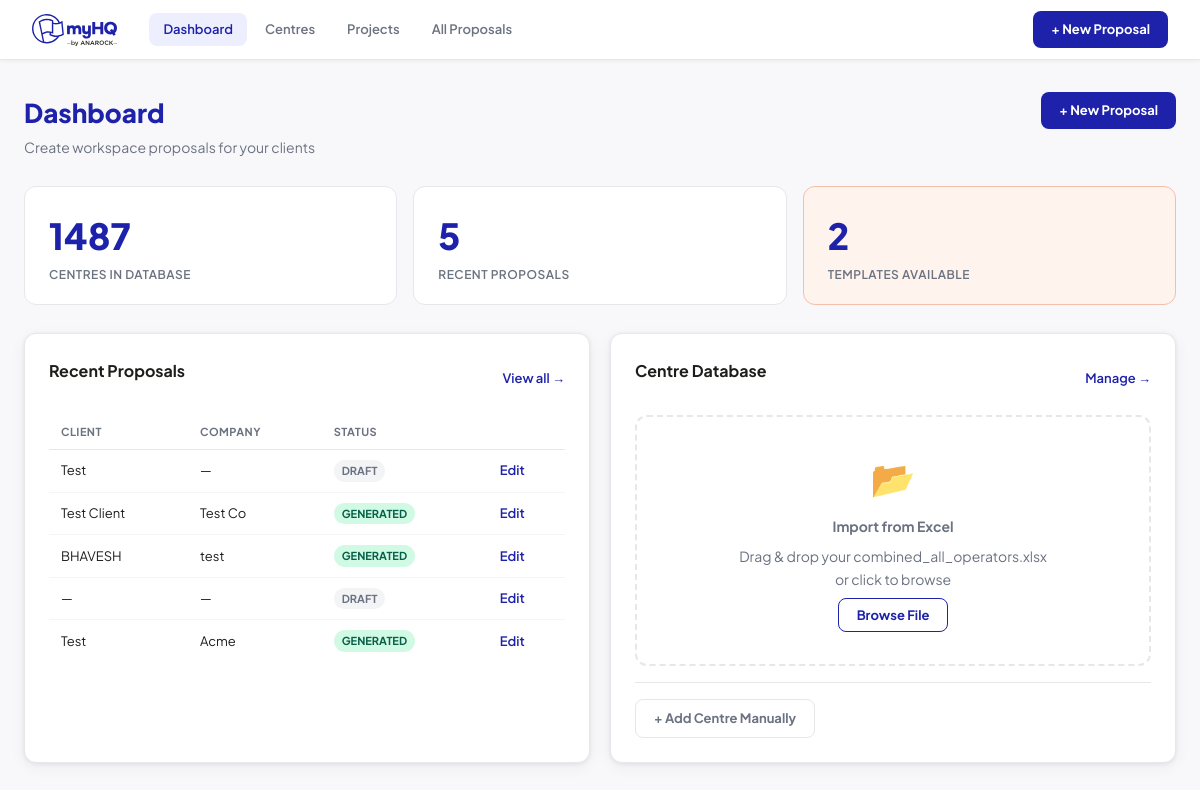
The page / on the database its author committed.
### tables this page shows
CREATE TABLE proposals (
            id INTEGER PRIMARY KEY AUTOINCREMENT,
            title TEXT,
            template TEXT DEFAULT 'london',
            client_name TEXT,
            client_company TEXT,
            client_email TEXT,
            client_location TEXT,
            team_size TEXT,
            space_type TEXT,
            area_required TEXT,
            budget TEXT,
            duration TEXT,
            selected_centres TEXT DEFAULT '[]',
            manual_centres TEXT DEFAULT '[]',
            status TEXT DEFAULT 'draft',
            pptx_filename TEXT,
            created_at DATETIME DEFAULT CURRENT_TIMESTAMP
        , pdf_filename TEXT);

### app.py (the view)
@app.route('/')
def index():
    with get_db() as conn:
        centres = conn.execute('SELECT id,name,city,space_type,brand,price_from,price_unit FROM centres ORDER BY name').fetchall()
        proposals = conn.execute('SELECT id,title,client_name,client_company,status,created_at FROM proposals ORDER BY created_at DESC LIMIT 5').fetchall()
        centre_count = conn.execute('SELECT COUNT(*) FROM centres').fetchone()[0]
    return render_template('index.html', centres=centres, proposals=proposals, centre_count=centre_count)

### app.py (called while the page is built)
def get_db():
    conn = sqlite3.connect(DB_PATH)
    conn.row_factory = sqlite3.Row
    return conn

### templates/index.html (shortened to what this page needs)
{% extends 'base.html' %}
{% block content %}
<div class="page-header">
  <div>
    <h1>Dashboard</h1>
    <p class="subtitle">Create workspace proposals for your clients</p>
  </div>
  <a href="/proposals/new" class="btn btn-primary">+ New Proposal</a>
</div>
<div class="stats-row">
  <div class="stat-card">
    <div class="stat-num">{{ centre_count }}</div>
    <div class="stat-label">Centres in Database</div>
  </div>
  <div class="stat-card">
    <div class="stat-num">{{ proposals|length }}</div>
    <div class="stat-label">Recent Proposals</div>
  </div>
  <div class="stat-card blush">
    <div class="stat-num">2</div>
    <div class="stat-label">Templates Available</div>
  </div>
</div>
<div class="grid-2col">
  <div class="card">
    <div class="card-header">
      <h2>Recent Proposals</h2>
      <a href="/proposals" class="link-sm">View all →</a>
    </div>
    {% if proposals %}
    <table class="table">
      <thead><tr><th>Client</th><th>Company</th><th>Status</th><th></th></tr></thead>
      <tbody>
      {% for p in proposals %}
      <tr>
        <td>{{ p.client_name or '—' }}</td>
        <td>{{ p.client_company or '—' }}</td>
        <td><span class="badge badge-{{ p.status }}">{{ p.status }}</span></td>
        <td><a href="/proposals/{{ p.id }}" class="link-sm">Edit</a></td>
      </tr>
      {% endfor %}
      </tbody>
    </table>
    {% else %}
    <div class="empty-state">
      <p>No proposals yet.</p>
      <a href="/proposals/new" class="btn btn-primary">Create your first</a>
    </div>
    {% endif %}
  </div>
  <div class="card">
    <div class="card-header">
      <h2>Centre Database</h2>
      <a href="/centres" class="link-sm">Manage →</a>
    </div>
    <div class="import-zone" id="importZone">
      <div class="import-icon">📂</div>
      <p><strong>Import from Excel</strong></p>
      <p class="text-muted">Drag & drop your combined_all_operators.xlsx<br>or click to browse</p>
      <button class="btn btn-outline" onclick="document.getElementById('excelInput').click()">Browse File</button>
    </div>
    <div class="card-footer">
      <a href="/centres/add-page" class="btn btn-ghost">+ Add Centre Manually</a>
    </div>
  </div>
</div>
{% endblock %}

### templates/base.html (shortened to what this page needs)
<!DOCTYPE html>
<html lang="en">
<head>
<link rel="stylesheet" href="{{ url_for('static', filename='css/style.css') }}">
</head>
<body>
<nav class="topnav">
  <a href="/" class="nav-logo">
    <img src="{{ url_for('static', filename='images/myhq-logo.svg') }}" alt="myHQ" height="32" onerror="this.style.display='none';this.nextElementSibling.style.display='block'">
  </a>
  <div class="nav-links">
    <a href="/" class="nav-link {% if request.path == '/' %}active{% endif %}">Dashboard</a>
    <a href="/centres" class="nav-link {% if '/centres' in request.path %}active{% endif %}">Centres</a>
    <a href="/projects" class="nav-link {% if '/projects' in request.path %}active{% endif %}">Projects</a>
    <a href="/proposals" class="nav-link {% if '/proposals' in request.path and '/projects' not in request.path %}active{% endif %}">All Proposals</a>
  </div>
  <a href="/proposals/new" class="btn btn-primary">+ New Proposal</a>
</nav>
<main class="main-content">
{% block content %}{% endblock %}
</main>
</body>
</html>

### static/css/style.css (style rules this page uses)
:root { --blue: #1E22AA; --mint: #ADDFB3; --blush: #F4BEAA; --aqua: #96E6DC; --dark: #1D1D1B; --grey: #6B7280; --lgrey: #F5F5F5; --border: #E5E7EB; --white: #FFFFFF; --radius: 12px; --shadow: 0 1px 4px rgba(0,0,0,.07), 0 4px 16px rgba(0,0,0,.05); }
*, *::before, *::after { box-sizing: border-box; margin: 0; padding: 0; }
body { font-family: 'Plus Jakarta Sans', system-ui, sans-serif; color: var(--dark); background: #F8F8FB; font-size: 14px; line-height: 1.6; }
a { color: var(--blue); text-decoration: none; }
.topnav { position: sticky; top: 0; z-index: 100; display: flex; align-items: center; gap: 32px; height: 60px; padding: 0 32px; background: var(--white); border-bottom: 1px solid var(--border); box-shadow: 0 1px 4px rgba(0,0,0,.06); }
.nav-logo { display: flex; align-items: center; gap: 8px; text-decoration: none; }
.nav-links { display: flex; gap: 4px; flex: 1; }
.nav-link { padding: 6px 14px; border-radius: 8px; color: var(--grey); font-weight: 600; font-size: 13px; transition: background .15s, color .15s; }
.nav-link.active { color: var(--blue); background: #EEEFFE; }
.main-content { max-width: 1200px; margin: 0 auto; padding: 32px 24px; }
.page-header { display: flex; align-items: flex-start; justify-content: space-between; margin-bottom: 28px; gap: 16px; }
.page-header h1 { font-size: 26px; font-weight: 800; color: var(--blue); }
.page-header .subtitle { color: var(--grey); margin-top: 2px; }
.btn { display: inline-flex; align-items: center; gap: 6px; padding: 8px 18px; border-radius: 8px; font-family: inherit; font-size: 13px; font-weight: 700; border: none; cursor: pointer; transition: opacity .15s, transform .1s; white-space: nowrap; }
.btn-primary { background: var(--blue); color: #fff; }
.btn-outline { background: transparent; color: var(--blue); border: 1.5px solid var(--blue); }
.btn-ghost { background: transparent; color: var(--grey); border: 1.5px solid var(--border); }
.card { background: var(--white); border-radius: var(--radius); border: 1px solid var(--border); padding: 24px; box-shadow: var(--shadow); }
.card-header { display: flex; align-items: center; justify-content: space-between; margin-bottom: 16px; }
.card-header h2 { font-size: 16px; font-weight: 700; color: var(--dark); }
.card-footer { margin-top: 16px; padding-top: 16px; border-top: 1px solid var(--border); }
.card h2 { font-size: 16px; font-weight: 700; margin-bottom: 16px; color: var(--dark); }
.stats-row { display: flex; gap: 16px; margin-bottom: 28px; }
.stat-card { flex: 1; background: var(--white); border: 1px solid var(--border); border-radius: var(--radius); padding: 20px 24px; }
.stat-card.blush { background: #FFF3EE; border-color: var(--blush); }
.stat-num { font-size: 36px; font-weight: 800; color: var(--blue); }
.stat-label { font-size: 12px; font-weight: 600; color: var(--grey); text-transform: uppercase; letter-spacing: .04em; }
.grid-2col { display: grid; grid-template-columns: 1fr 1fr; gap: 20px; }
.table { width: 100%; border-collapse: collapse; font-size: 13px; }
.table th { text-align: left; padding: 8px 12px; font-weight: 700; color: var(--grey); border-bottom: 1px solid var(--border); font-size: 11px; text-transform: uppercase; letter-spacing: .04em; }
.table td { padding: 10px 12px; border-bottom: 1px solid var(--lgrey); }
.table tr:last-child td { border-bottom: none; }
.badge { display: inline-block; padding: 2px 8px; border-radius: 100px; font-size: 11px; font-weight: 700; text-transform: uppercase; }
.badge-draft { background: #F3F4F6; color: var(--grey); }
.badge-generated { background: #D1FAE5; color: #065F46; }
.import-zone { border: 2px dashed var(--border); border-radius: var(--radius); padding: 32px; text-align: center; cursor: pointer; transition: border-color .15s; }
.import-zone p { color: var(--grey); margin-bottom: 8px; }
.import-icon { font-size: 36px; margin-bottom: 8px; }
.text-muted { color: var(--grey); }
.link-sm { font-size: 13px; font-weight: 600; color: var(--blue); }

### rows shown on the page
proposals: client_name "Test", client_company "—", status "DRAFT"
proposals: client_name "Test Client", client_company "Test Co", status "GENERATED"
proposals: client_name "BHAVESH", client_company "test", status "GENERATED"
proposals: client_name "—", client_company "—", status "DRAFT"
proposals: client_name "Test", client_company "Acme", status "GENERATED"

### other values the page prints
{{ centre_count }} "1487"
{{ proposals|length }} "5"
